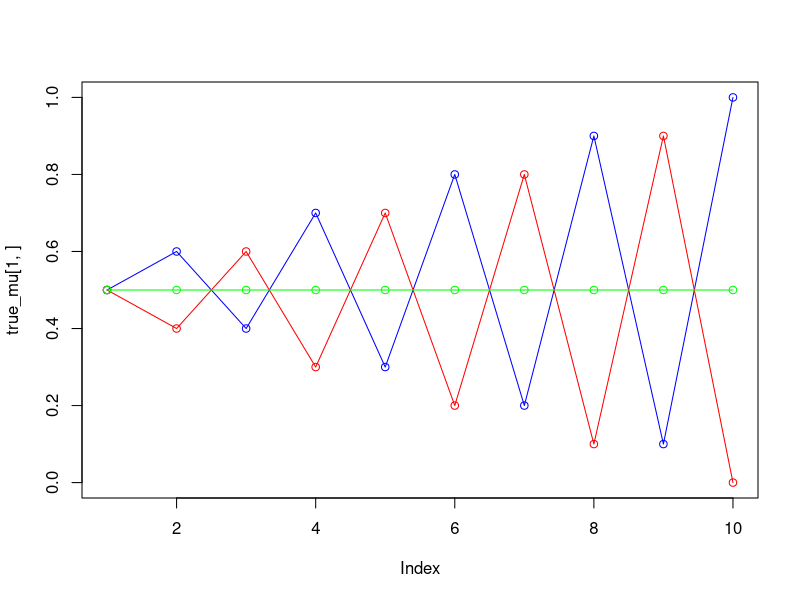
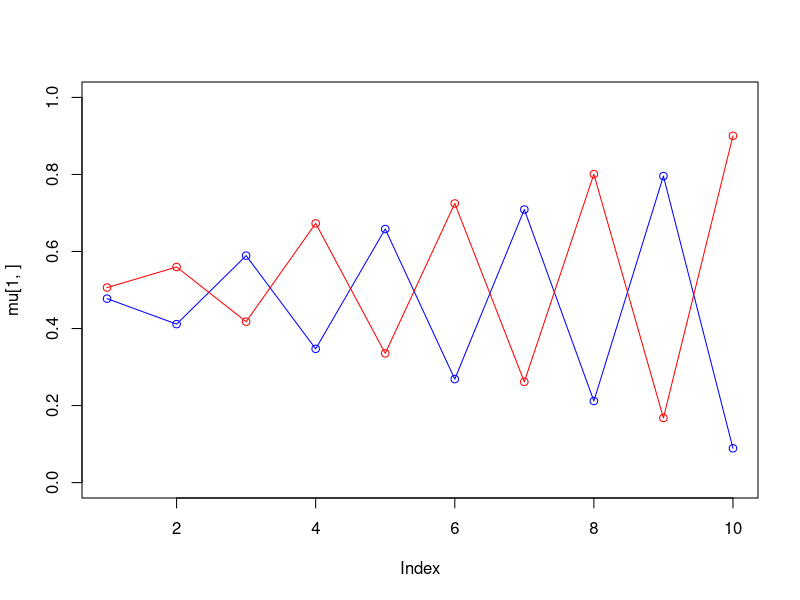
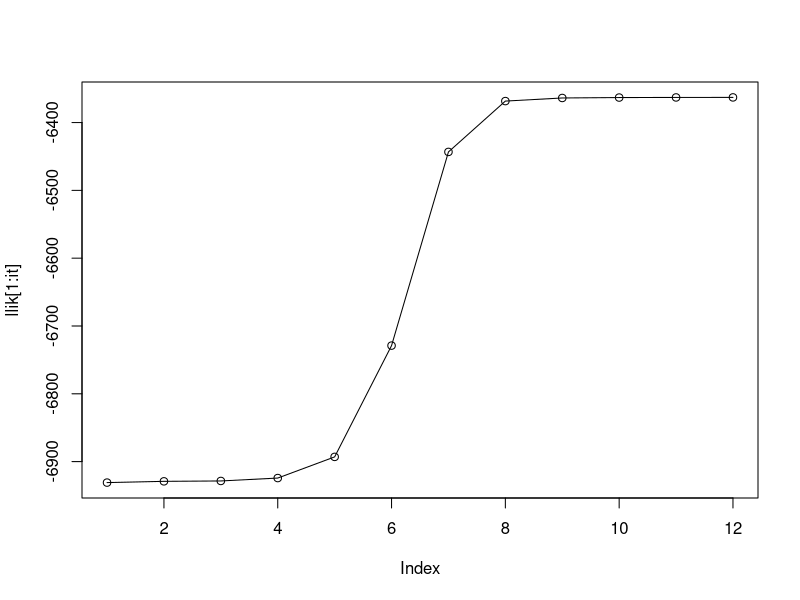
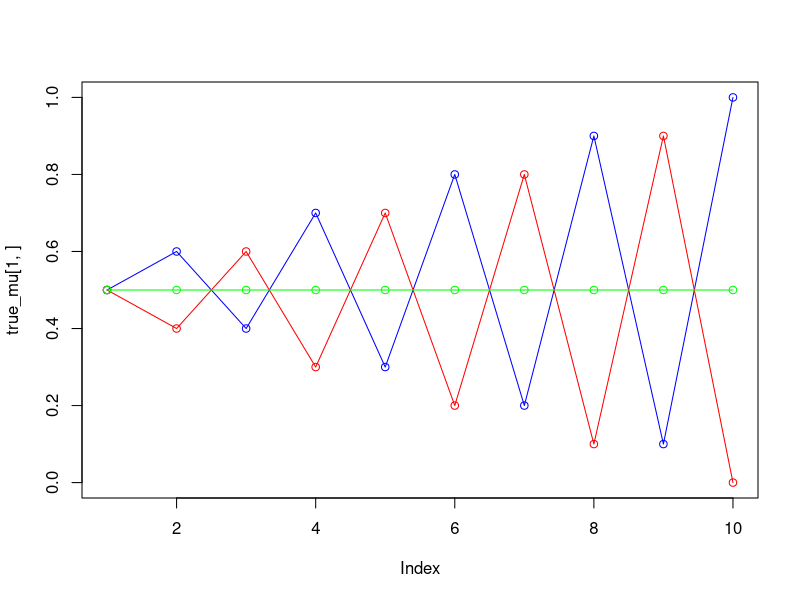
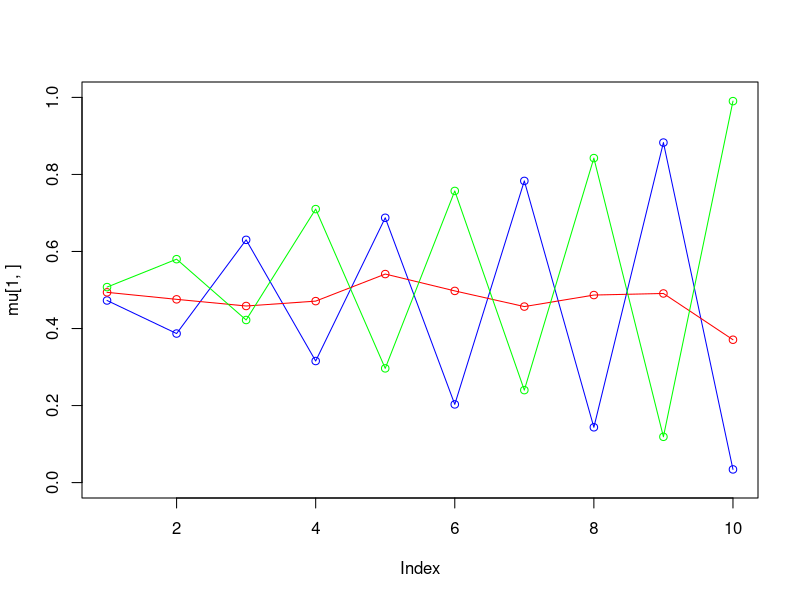
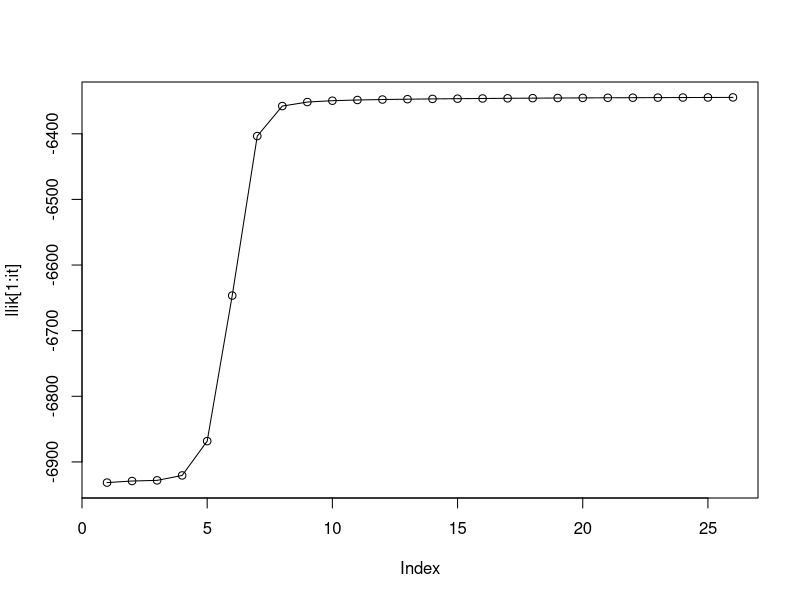
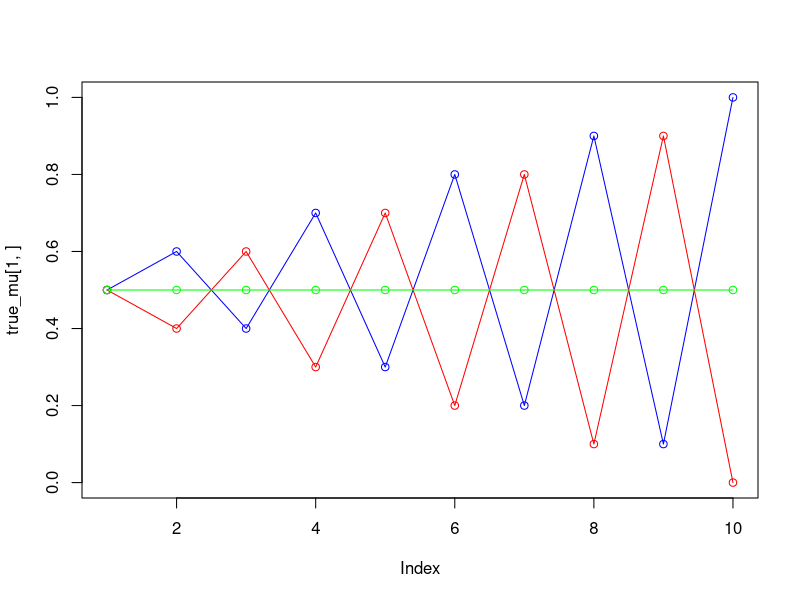
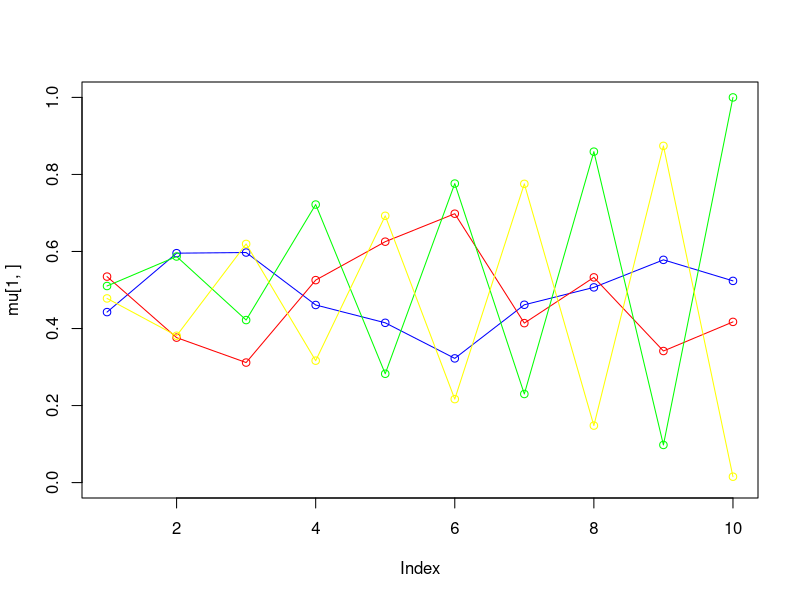

Write R code to recreate these figures, in order.
mixture_model <- function(my_k)
{
set.seed(1234567890)

max_it <- 100 # max number of EM iterations
min_change <- 0.1 # min change in log likelihood between two consecutive EM iterations
N=1000 # number of training points
D=10 # number of dimensions
x <- matrix(nrow=N, ncol=D) # training data
true_pi <- vector(length = 3) # true mixing coefficients
true_mu <- matrix(nrow=3, ncol=D) # true conditional distributions
true_pi=c(1/3, 1/3, 1/3)
true_mu[1,]=c(0.5,0.6,0.4,0.7,0.3,0.8,0.2,0.9,0.1,1)
true_mu[2,]=c(0.5,0.4,0.6,0.3,0.7,0.2,0.8,0.1,0.9,0)
true_mu[3,]=c(0.5,0.5,0.5,0.5,0.5,0.5,0.5,0.5,0.5,0.5)
plot(true_mu[1,], type="o", col="blue", ylim=c(0,1))
points(true_mu[2,], type="o", col="red")
points(true_mu[3,], type="o", col="green")

# Producing the training data

for(n in 1:N) {

k <- sample(1:3,1,prob=true_pi)
for(d in 1:D) {
  x[n,d] <- rbinom(1,1,true_mu[k,d])
}
}
K=my_k # number of guessed components
z <- matrix(nrow=N, ncol=K) # fractional component assignments
pi <- vector(length = K) # mixing coefficients
mu <- matrix(nrow=K, ncol=D) # conditional distributions
llik <- vector(length = max_it) # log likelihood of the EM iterations
# Random initialization of the paramters
pi <- runif(K,0.49,0.51)
pi <- pi / sum(pi)
for(j in 1:my_k) {
   mu[j,] <- runif(D,0.49,0.51)
}
pi
mu

for(it in 1:max_it)
  {
  # if(K == 2)
  # {
  # plot(mu[1,], type="o", col="blue", ylim=c(0,1))
  # points(mu[2,], type="o", col="red")
  # }
  # else if(K==3)
  # {
  #   plot(mu[1,], type="o", col="blue", ylim=c(0,1))
  #   points(mu[2,], type="o", col="red")
  #   points(mu[3,], type="o", col="green")
  # }
  # else
  # {
  #   plot(mu[1,], type="o", col="blue", ylim=c(0,1))
  #   points(mu[2,], type="o", col="red")
  #   points(mu[3,], type="o", col="green")
  #   points(mu[4,], type="o", col="yellow")
  # }
  
  Sys.sleep(0.5)
  # E-step: Computation of the fractional component assignment
  
  # Bernoulli distribution
  for (n in 1:N)
  {
    prob_x=0
  
    for (k in 1:K)
    {
      prob_x=prob_x+prod( ((mu[k,]^x[n,])*((1-mu[k,])^(1-x[n,]))) )*pi[k] #
    }
    
    for (k in 1:K)
    {
      
      z[n,k]=pi[k]*prod( ((mu[k,]^x[n,])*((1-mu[k,])^(1-x[n,]))) ) / prob_x
      
    }
    
  }
  
  #Log likelihood computation. 
  
  likelihood <-matrix(0,nrow =1000,ncol = K)

  llik[it] <-0
  for(n in 1:N)
  {
    
    for (k in 1:K)
    {
      likelihood[n,k] <- pi[k]*prod( ((mu[k,]^x[n,])*((1-mu[k,])^(1-x[n,]))))
    }
    llik[it]<- sum(log(rowSums(likelihood)))

  }
  
  
  cat("iteration: ", it, "log likelihood: ", llik[it], "\n")
  flush.console() 
  # Stop if the lok likelihood has not changed significantly
  if (it > 1) 
  {
    if (llik[it]-llik[it-1] < min_change)
    {
      if(K == 2)
      {
        plot(mu[1,], type="o", col="blue", ylim=c(0,1))
        points(mu[2,], type="o", col="red")
      }
      else if(K==3)
      {
        plot(mu[1,], type="o", col="blue", ylim=c(0,1))
        points(mu[2,], type="o", col="red")
        points(mu[3,], type="o", col="green")
      }
      else
      {
        plot(mu[1,], type="o", col="blue", ylim=c(0,1))
        points(mu[2,], type="o", col="red")
        points(mu[3,], type="o", col="green")
        points(mu[4,], type="o", col="yellow")
      }
      
      break
    }
  }
  
  #M-step: ML parameter estimation from the data and fractional component assignments 

  mu<- (t(z) %*% x) /colSums(z)
  
  # N - Total no. of observations
  pi <- colSums(z)/N
}

cat("value of updated pi is " , pi )
cat("\n")

sprintf("value of updated mu is")

print(mu)

plot(llik[1:it], type="o")

}

mixture_model(2)
mixture_model(3)
mixture_model(4)
